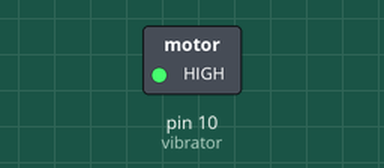
Simulated run of this sketch. Board: Arduino Uno, built with avr-gcc and run on an emulated ATmega328P. Parts: switched loads named in the sketch (green lamp = pin HIGH).

Above: at 1.0 s.
At 3.0 s:
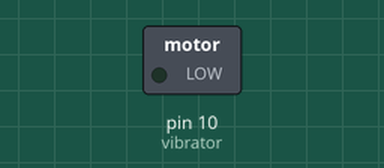
Timing chart, 0 to 5.2 s (numbered marks = the images above):
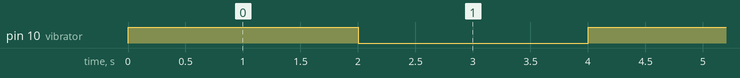

Measured:
- by itself, pin 10 (vibrator): alternates HIGH for 2.0 s and LOW for 2.0 s

The sketch:

Vibrator.ino
```cpp
#include "DDvibrator.h"
#include "general.h"

void setup(){
  //set the pin which the vibrator is connected to
  vibrator = 10;
  pinMode(vibrator, OUTPUT);
}

void loop(){
  //vibrate takes two parameters
  //1st: The amount of time you want the vibrator to vibrate in seconds
  //2nd: The strength/intencity you want the vibrator tovibrate with, indicated with a number between 0 (no vibration) and 100 (max vibration)
  vibrate(2, 100);
  pause(2);
}
```
